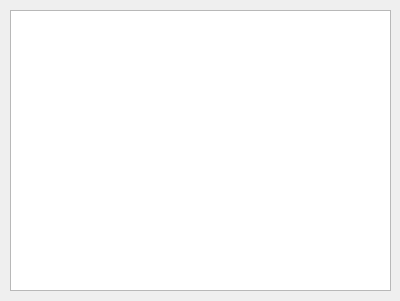
<?xml version="1.0" encoding="UTF-8"?>
<ui version="4.0">
 <class>drawWindow</class>
 <widget class="QDialog" name="drawWindow">
  <property name="geometry">
   <rect>
    <x>0</x>
    <y>0</y>
    <width>400</width>
    <height>301</height>
   </rect>
  </property>
  <property name="windowTitle">
   <string>Dialog</string>
  </property>
  <widget class="QGraphicsView" name="graphicsView">
   <property name="geometry">
    <rect>
     <x>10</x>
     <y>10</y>
     <width>381</width>
     <height>281</height>
    </rect>
   </property>
  </widget>
 </widget>
 <resources/>
 <connections/>
</ui>
